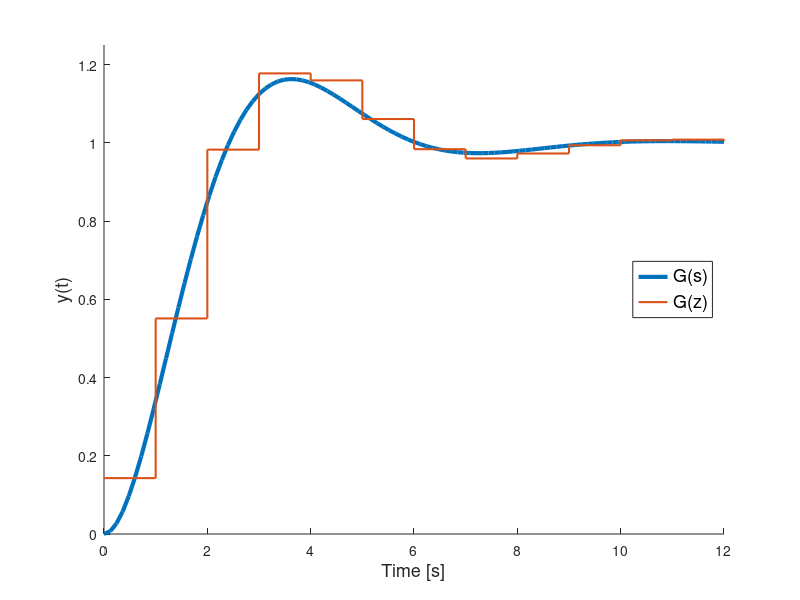

Source code (MATLAB):
%% Example 1: Tustin Discretization
zeta = 0.5; wn = 1;
Gs = tf(wn^2,[1 2*zeta*wn wn^2]);   % Continuous-time system G(s)
Tf = 12;                            % Final time for simulation
[ys,ts] = step(Gs,Tf);  % Computes step response for G(s)
T = 1;                  % Sample time T = 1 second
z = tf('z',T);          % Defines the discrete time variable z
s = (2/T)*((z-1)/(z+1));    % Defines the Tustin approximation
Gz = wn^2 / (s^2 + 2*zeta*wn*s + wn^2); % Substitutes s in G(s)
[yz,tz] = step(Gz,Tf);  % Computes step response for G(z)
figure(1), cla, hold on
plot(ts,ys,'LineWidth',3);          
stairs(tz,yz,'LineWidth',1.5);      % Plots the step responses
xlabel('Time [s]','FontSize',13)    % and sets labels and legends
ylabel('y(t)','FontSize',13)
legend('G(s)','G(z)','Location','east','FontSize',13)
xlim([0 12]), ylim([0 1.25])
% exportgraphics(gcf,'../images/tustinStepResp.eps')